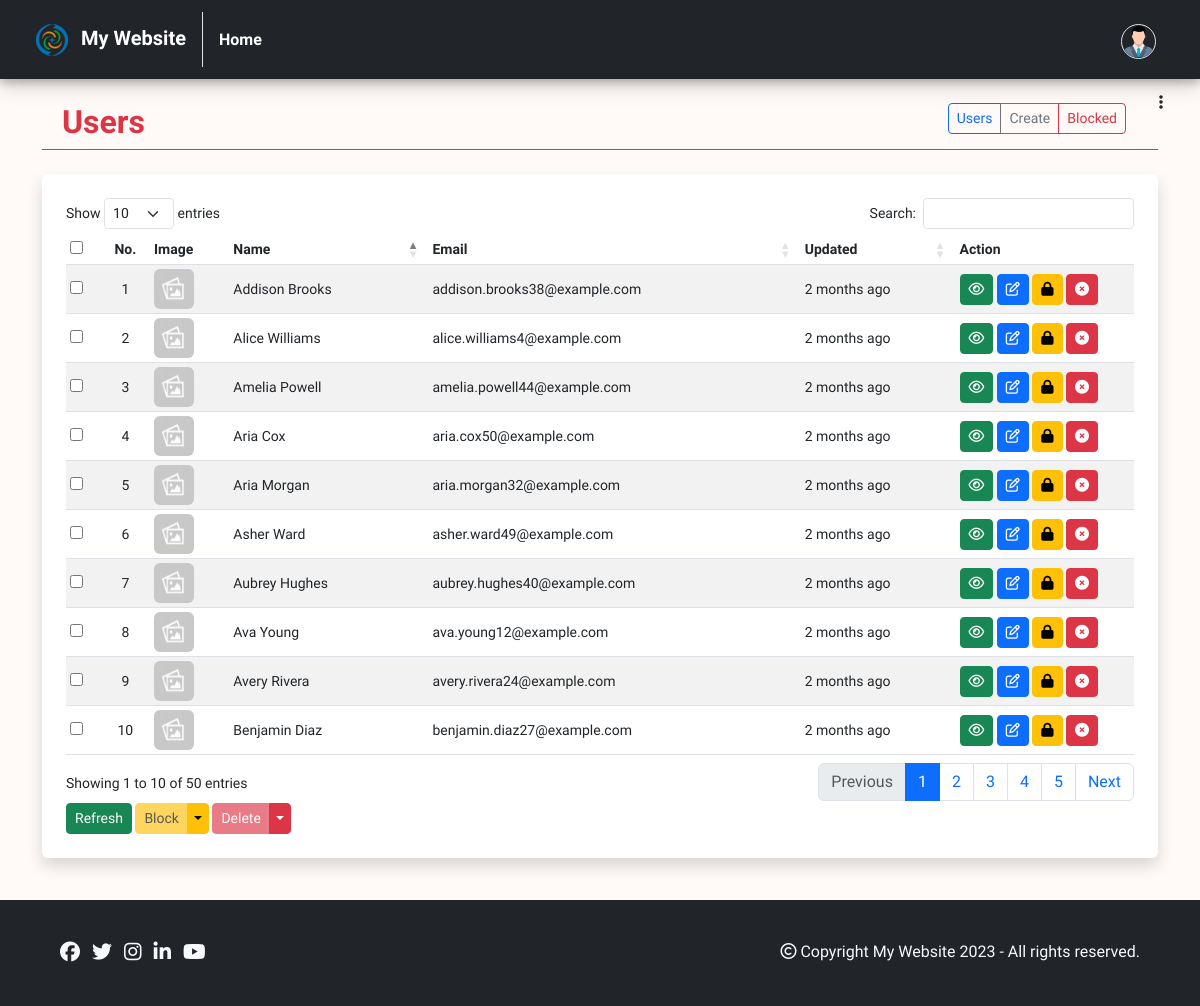
Screenshot of /admin/users/index.php (signed in) with the database file from the repository.
### tables this page shows
CREATE TABLE `users` (
  `id` int(11) NOT NULL,
  `name` varchar(255) NOT NULL,
  `email` varchar(255) NOT NULL,
  `password` varchar(255) NOT NULL,
  `gender` char(1) DEFAULT NULL,
  `dob` date DEFAULT NULL,
  `phone` varchar(15) DEFAULT NULL,
  `address` varchar(255) DEFAULT NULL,
  `image` varchar(255) DEFAULT NULL,
  `role` char(1) NOT NULL DEFAULT 'u',
  `status` tinyint(1) NOT NULL DEFAULT 1,
  `created_at` datetime NOT NULL DEFAULT current_timestamp(),
  `updated_at` datetime NOT NULL DEFAULT current_timestamp()
);

### admin/users/variables.php (called while the page is built, shortened)
<?php
$plural = "users";
?>

### logics/db.php (called while the page is built, shortened)
<?php
class db
{
	private $dbHost = "localhost";
	private $dbUser = "root";
	private $dbPassword = "";
	private $dbName = "php_basic_crud_db";
	private $mysqli = "";
	private $conn = false;
	public function __construct()
	{
		if(!$this->conn)
		{
			$this->mysqli = new mysqli($this->dbHost, $this->dbUser, $this->dbPassword, $this->dbName);
			$this->conn = true;
		}
		else
		{
			return true;
		}
	}
	public function executeSQL($query, $params, $select = false)
	{
	    if (!empty($params))
	    {
	        $bind_names = $this->dynamicallyBindParameters($query, $params);
			$query = $this->mysqli->prepare($query);
	        call_user_func_array(array($query,'bind_param'), $bind_names);
	        $query->execute();
	        if($select)
	        {
	        	$result = $query->get_result()->fetch_all(MYSQLI_ASSOC);
	    	}
	    	else
	    	{
	    		if($query->affected_rows > 0)
		        {
		        	$result = ["queryExecuted" => true, "affectedRows" => $query->affected_rows];
		        }
		        else
		        {
		        	$result = ["queryExecuted" => false, "affectedRows" => 0];
		        }
	    	}
	    }
	    else
	    {
	    	$query = $this->mysqli->prepare($query);
	        $query->execute();
	        if($select)
	        {
	        	$result = $query->get_result()->fetch_all(MYSQLI_ASSOC);
	    	}
	    }
	    return $result;
	}
	public function timestampToCustomHumanReadable($timestamp) {
        $currentTimestamp = time();
        $timeDifference = abs($currentTimestamp - $timestamp);
        $secondsPerMinute = 60;
        $secondsPerHour = $secondsPerMinute * 60;
        $secondsPerDay = $secondsPerHour * 24;
        $secondsPerWeek = $secondsPerDay * 7;
        $secondsPerMonth = $secondsPerDay * 30;
        $secondsPerYear = $secondsPerDay * 365;
        if ($timeDifference >= $secondsPerYear) {
            $years = floor($timeDifference / $secondsPerYear);
            return $years . " year" . ($years > 1 ? "s" : "") . " ago";
        } elseif ($timeDifference >= $secondsPerMonth) {
            $months = floor($timeDifference / $secondsPerMonth);
            return $months . " month" . ($months > 1 ? "s" : "") . " ago";
        } elseif ($timeDifference >= $secondsPerWeek) {
            $weeks = floor($timeDifference / $secondsPerWeek);
            return $weeks . " week" . ($weeks > 1 ? "s" : "") . " ago";
        } elseif ($timeDifference >= $secondsPerDay) {
            $days = floor($timeDifference / $secondsPerDay);
            return $days . " day" . ($days > 1 ? "s" : "") . " ago";
        } elseif ($timeDifference >= $secondsPerHour) {
            $hours = floor($timeDifference / $secondsPerHour);
            return $hours . " hour" . ($hours > 1 ? "s" : "") . " ago";
        } else {
            $minutes = floor($timeDifference / $secondsPerMinute);
            return $minutes . " minute" . ($minutes > 1 ? "s" : "") . " ago";
        }
    }
}
?>

### admin/includes/header.php (called while the page is built, shortened)
<?php
include('../../logics/db.php');
$obj = new db();
include('variables.php');
?>

### admin/users/index.php (the view, shortened to what this page needs)
<?php
    include('../includes/header.php');
    $datatable = true;
?>
<!DOCTYPE html>
<html lang="en">
<head>
    <?php include('../includes/head-contents.php'); ?>
</head>
<body>
    <?php include('../includes/admin-navbar.php'); ?>
    <?php include('../includes/admin-sidebar.php'); ?>
    <div class="container my-4">
        <div class="row px-2">
            <div class="col-4">
                <h2 class="text-danger fw-bold"><?php echo ucwords($plural); ?></h2>
            </div>
            <div class="col-8 text-end">
                <div class="btn-group" role="group" aria-label="Basic outlined example">
                    <a href="index.php" type="button" class="btn btn-sm btn-outline-primary"><?php echo ucwords($plural); ?></a>
                    <a href="create.php" type="button" class="btn btn-sm btn-outline-secondary">Create</a>
                    <a href="blocked.php" type="button" class="btn btn-sm btn-outline-danger">Blocked</a>
                </div>
            </div>
        </div>
        <hr class="text-danger opacity-100 my-0">
    </div>
    <div class="container">
        <div class="row">
        <div class="col">
            <div id="crudTable" class="shadow mb-5 p-4 rounded bg-white">
                <div class="table-responsive">
                    <table class="table table-striped table-sm" id="myTable">
                    <thead>
                        <tr>
                        <th><input type="checkbox" name="checkbox" id="checkAll"></th>
                        <th class="text-center">No.</th>
                        <th>Image</th>
                        <th>Name</th>
                        <th>Email</th>
                        <th>Updated</th>
                        <th class="actionColumn">Action</th>
                        </tr>
                    </thead>
                    <tbody>
                    <?php
                    $paramList = [];
                    $sql = "SELECT * FROM $plural WHERE status = 1 AND role = 'u' ORDER BY id DESC";
                    $result = $obj->executeSQL($sql, $paramList , true);
                    foreach($result as $row) {
                        ?>
                        <tr>
                        <td><input type="checkbox" name="checkbox"></td>
                        <td class="text-center"></td>
                        <?php $img = empty($row['image']) ? "../../images/placeholder.png" : "../uploads/".$plural."/" . $row['image']?>
                        <td><img src="<?php echo $img ?>" alt="image" class="crtudTableImage rounded"></td>
                        <td><?php echo $row["name"] ?><span class="d-none"><?php echo $row['id'] ?></span></td>
                        <td><?php echo $row["email"] ?></td>
                        <?php $date = strtotime($row["updated_at"]); ?>
                        <td data-sort="<?php echo $row["updated_at"]; ?>"><?php echo $obj->timestampToCustomHumanReadable($date); ?></td>
                        <?php include('../includes/table-actions.php'); ?>
                        </tr>
                    <?php }?>
                    </tbody>
                    </table>
                    <?php include('../includes/table-options.php'); ?>
                </div>
            </div>
        </div>
        </div>
    </div>
    <?php include('../../includes/footer.php'); ?>
</body>
</html>

### admin/includes/head-contents.php (shortened to what this page needs)
<link href="../../css/bootstrap.min.css" rel="stylesheet">
<?php  if(isset($datatable) && $datatable == true) { ?>
<link rel="stylesheet" type="text/css" href="../../css/datatables.min.css">
<?php } ?>
<link href="../../css/style.css" rel="stylesheet">

### admin/includes/admin-navbar.php (shortened to what this page needs)
<?php
  $current_page = basename($_SERVER['PHP_SELF']);
?>
<nav class="navbar navbar-expand-md bg-dark navbar-dark box">
  <div class="container-fluid mx-4 my-1">
    <a class="navbar-brand fw-bold" href="../../index.php">
      <img src="../../images/logo.png" style="width: 32px;" alt="logo" class="me-2">
      <?php
        echo WEBSITE_NAME;
      ?>
    </a>
    <div class="collapse navbar-collapse" id="collapsibleNavbar">
      <ul class="navbar-nav w-100">
        <li class="nav-item mt-2 mb-1">
          <a class="nav-link <?php echo ($current_page == 'index.php') ? 'active fw-bold' : '' ?>" href="../home/index.php">Home</a>
        </li>
        <?php
          if (isset($_SESSION['loggedin']) && $_SESSION['loggedin'] == true) { ?>
            <li class="dropdown ms-md-auto">
              <a class="nav-link login-btn <?php echo ($current_page == 'login.php') ? 'active' : '' ?>" id="navbarDropdown" role="button" data-bs-toggle="dropdown" aria-expanded="false" href="#">
                <?php
                  if(isset($_SESSION['userimage']) && $_SESSION['image'] != '')
                  {
                      $img = "../uploads/users/".$_SESSION['userimage'];
                  }
                  else
                  {
                    $img = "../../images/user.png";
                  }
                ?>
                <img src="<?php echo $img; ?>" class="navbarProfileImage rounded-circle border mt-1">
              </a>
            </li>
        <?php } else { ?>
          <li class="nav-item color-white ms-md-auto btn badge <?php echo ($current_page == 'login.php') ? 'btn-danger' : 'btn-outline-danger' ?>">
            <a class="nav-link login-btn <?php echo ($current_page == 'login.php') ? 'active' : '' ?>" href="../login.php">Login</a>
          </li>
        <?php } ?>
      </ul>
    </div>
  </div>
</nav>

### admin/includes/admin-sidebar.php (shortened to what this page needs)
<button class="btn float-end mt-1 me-4" data-bs-toggle="offcanvas" data-bs-target="#offcanvas" role="button">
    <span data-bs-toggle="tooltip" title="Menu" data-bs-placement="bottom">
        <i class="fa-solid fa-ellipsis-vertical" data-bs-toggle="offcanvas" data-bs-target="#offcanvas"></i>
    </span>
</button>

### admin/includes/table-actions.php (shortened to what this page needs)
<td>
    <?php
        $page = basename($_SERVER['PHP_SELF']);
        if($page == "index.php")
        { ?>
            <a href="view.php?id=<?php echo $row['id'] ?>" class="btn btn-success btn-sm p-1 px-2 icon-button" id="btnView">
            <i class="fa fa-eye" data-bs-toggle="tooltip" data-bs-placement="top" title="View"></i>
            </a>
            <a href="edit.php?id=<?php echo $row['id'] ?>" class="btn btn-primary btn-sm p-1 px-2 icon-button" id="btnEdit">
            <i class="fa fa-edit" data-bs-toggle="tooltip" data-bs-placement="top" title="Edit"></i>
            </a>
            <a href="#" class="block btn btn-warning btn-sm p-1 px-2 icon-button" data-id=<?php echo $row['id'] ?>>
            <i class="fa fa-lock" data-bs-toggle="tooltip" data-bs-placement="top" title="Block"></i>
            </a>
            <a href="#" class="delete btn btn-danger btn-sm p-1 px-2 icon-button" data-id=<?php echo $row['id'] ?>>
            <i class="fa fa-times-circle" data-bs-toggle="tooltip" data-bs-placement="top" title="Delete"></i>
            </a>
        <?php }
    ?>
</td>

### admin/includes/table-options.php (shortened to what this page needs)
<div class="tableOptions">
    <div class="btn-group btn-group-sm">
        <a type="button" class="btn btn-success" href="<?php echo $_SERVER['PHP_SELF'] ?>" id="refreshButton">Refresh</a>
    </div>
    <?php
        $page = basename($_SERVER['PHP_SELF']);
        if($page == "index.php")
        { ?>
            <div class="btn-group btn-group-sm">
                <a href="#" type="button" class="btn btn-warning disabled" id="blockSelected"
                data-bs-toggle="modal" data-bs-target="#blockSelectedModal">Block</a>
                <a type="button" class="btn btn-warning dropdown-toggle dropdown-toggle-split"
                data-bs-toggle="dropdown">
                </a>
            </div>
        <?php }
    ?>
    <div class="btn-group btn-group-sm">
        <a type="button" href="#" class="btn btn btn-danger disabled" id="deleteSelected"
        data-bs-toggle="modal" data-bs-target="#deleteSelectedModal">Delete</a>
        <a type="button" class="btn btn btn-danger dropdown-toggle dropdown-toggle-split"
        data-bs-toggle="dropdown">
        </a>
    </div>
</div>

### includes/footer.php
<div class="container-fluid bg-dark mt-5 footer">
	<div class="row">
		<div class="col-md-6">
			<p class="text-light px-5 py-md-4 text-md-start text-center mt-3">
				<a href="#" class="me-2 text-light h5" data-bs-toggle="tooltip" title="Facebook"><i class="fa-brands fa-facebook"></i></a>
				<a href="#" class="me-2 text-light h5" data-bs-toggle="tooltip" title="Twitter"><i class="fa-brands fa-twitter"></i></a>
				<a href="#" class="me-2 text-light h5" data-bs-toggle="tooltip" title="Instagram"><i class="fa-brands fa-instagram"></i></a>
				<a href="#" class="me-2 text-light h5" data-bs-toggle="tooltip" title="Linkedin"><i class="fa-brands fa-linkedin-in"></i></a>
				<a href="#" class="me-2 text-light h5" data-bs-toggle="tooltip" title="Youtube"><i class="fa-brands fa-youtube"></i></a>
			</p>
		</div>
		<div class="col-md-6">
			<p class="text-light px-5 py-md-4 text-md-end text-center mt-3">
				<i class="fa-regular fa-copyright"></i>
				Copyright <?php echo WEBSITE_NAME . " " . date('Y'); ?> - All rights reserved.
			</p>
		</div>
	</div>
</div>

### css/style.css (style rules this page uses)
* { font-family: 'Cabin', Helvetica, sans-serif; }
body { min-height: 100vh; position: relative; margin: 0; padding-bottom: 100px; box-sizing: border-box; background-color: #FFFAF8; }
.navbar .nav-item .nav-link::after { content: ''; display: block; width: 0; height: 2px; background: #fff; transition: width .3s; }
.navbarProfileImage { width: 35px; height: 35px; }
.box { box-shadow: 0 4px 8px 0 rgba(0, 0, 0, 0.2), 0 6px 20px 0 rgba(0, 0, 0, 0.19); }
.footer { position: absolute; bottom: 0; }
#crudTable { font-size: 14px; white-space: nowrap; }
#crudTable table .actionColumn { min-width: 100px; }
#crudTable table td { vertical-align: middle; }
#crudTable table a { padding:0px 5px; }
#crudTable input[type="checkbox"] { cursor: pointer; }
#crudTable .crtudTableImage { width: 40px; height: 40px; }

### rows the page displays
users: name "Aria Cox", email "aria.cox50@example.com", updated_at "2 months ago"
users: name "Asher Ward", email "asher.ward49@example.com", updated_at "2 months ago"
users: name "Amelia Powell", email "amelia.powell44@example.com", updated_at "2 months ago"
users: name "Aubrey Hughes", email "aubrey.hughes40@example.com", updated_at "2 months ago"
users: name "Addison Brooks", email "addison.brooks38@example.com", updated_at "2 months ago"
users: name "Aria Morgan", email "aria.morgan32@example.com", updated_at "2 months ago"
users: name "Benjamin Diaz", email "benjamin.diaz27@example.com", updated_at "2 months ago"
users: name "Avery Rivera", email "avery.rivera24@example.com", updated_at "2 months ago"
users: name "Ava Young", email "ava.young12@example.com", updated_at "2 months ago"
users: name "Alice Williams", email "alice.williams4@example.com", updated_at "2 months ago"

### other values shown
WEBSITE_NAME "My Website"
$plural "Users"
